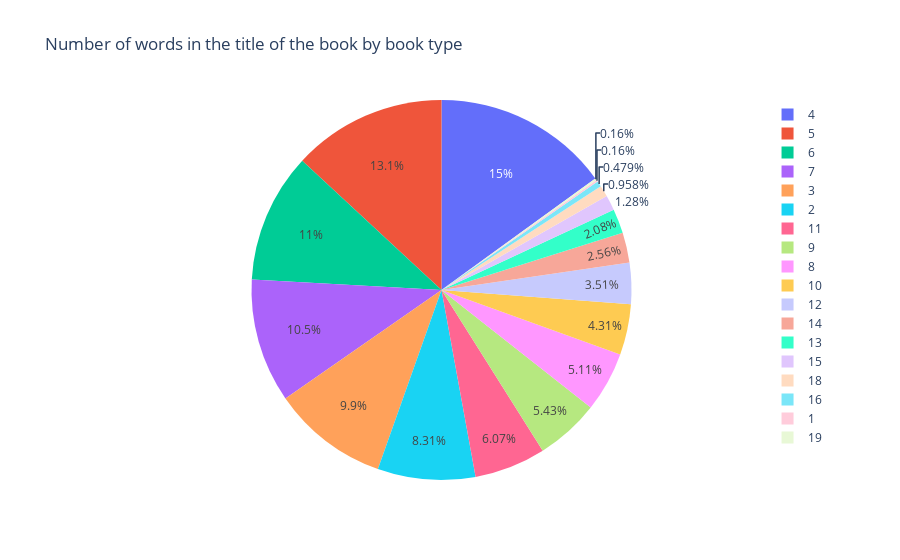

This figure's notebook cell:
### Code cell
fig = px.pie(data,
            values="Type",
            names="Title_Number_Of_Words",
            title="Number of words in the title of the book by book type")
fig.show()

### Figure 1 — Plotly figure (JSON) as saved in the notebook; plotly's stock layout.template omitted (floating-point values rounded to 4 significant figures; data arrays with more than 128 entries replaced by an {"elided": "..."} marker saying what was removed)
{"data": [{"domain": {"x": [0, 1], "y": [0, 1]}, "hovertemplate": "Title_Number_Of_Words=%{label}<br>Type=%{value}<extra></extra>", "labels": {"elided": "271 int values"}, "legendgroup": "", "name": "", "showlegend": true, "type": "pie", "values": {"elided": "271 int values"}}], "layout": {"legend": {"tracegroupgap": 0}, "title": {"text": "Number of words in the title of the book by book type"}}}
